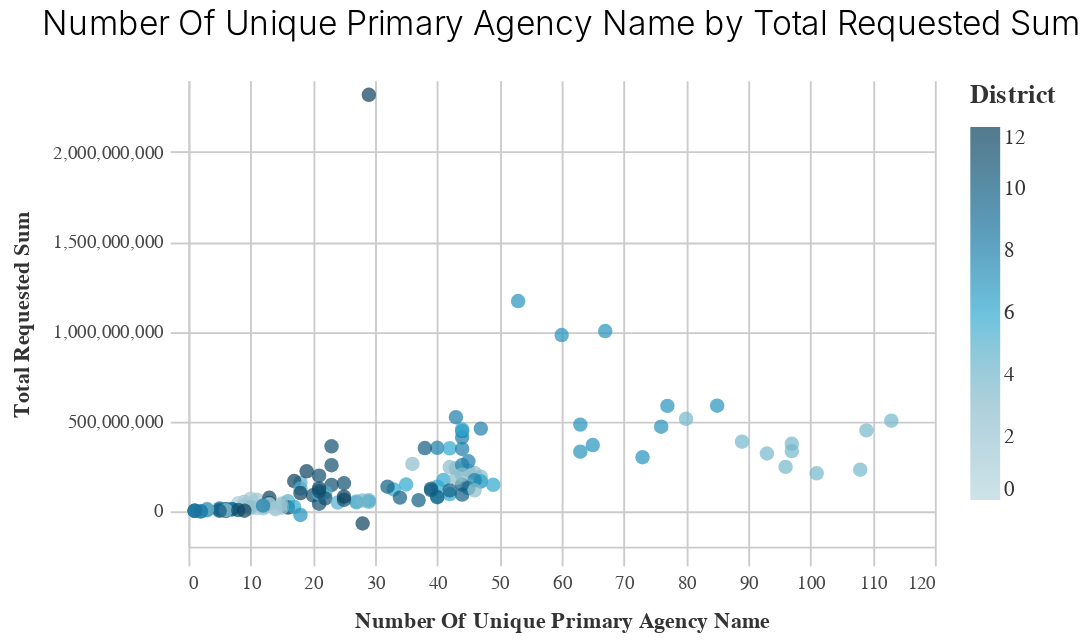

Notebook cell for this chart:
### Code cell
_dla_utils.basic_scatter_chart(df1, "unique_primary_agency_name", "total_requested_sum", "dist", "subset", "")

### Figure 1 — Vega-Lite specification as saved in the notebook (floating-point values rounded to 4 significant figures; data arrays with more than 128 entries replaced by an {"elided": "..."} marker saying what was removed)
{"width": 400, "height": 250, "background": "white", "config": {"title": {"fontSize": 18, "font": "Raleway", "anchor": "middle", "fontColor": "#333", "fontWeight": 300, "offset": 20}, "header": {"labelFont": "Nunito Sans", "titleFont": "Raleway"}, "axis": {"domain": true, "domainColor": "#cbcbcb", "grid": true, "gridColor": "#cbcbcb", "gridWidth": 1, "labelColor": "#474747", "labelFontSize": 10, "titleColor": "#333", "tickColor": "#cbcbcb", "tickSize": 10, "titleFontSize": 12, "titlePadding": 10, "labelPadding": 4, "labelFont": "Nunito Sans", "titleFont": "Raleway"}, "axisBand": {"grid": false}, "range": {"category_bright": ["#2EA8CE", "#EB9F3C", "#F4D837", "#51BF9D", "#8CBCCB", "#9487C0"], "category_bold": ["#136C97", "#E16B26", "#F6BF16", "#00896B", "#7790A3", "#5B559C"], "diverging": ["#E16B26", "#EB9F3C", "#f6e7e1", "#8CBCCB", "#2EA8CE", "#136C97"], "sequential": ["#B9D6DF", "#8CBCCB", "#2EA8CE", "#136C97", "#0B405B"]}, "legend": {"labelFont": "Nunito Sans", "labelFontSize": 11, "symbolType": "square", "symbolSize": 30, "titleFont": "Raleway", "titleFontSize": 14, "titlePadding": 10, "padding": 1, "orient": "right", "labelLimit": 0, "labelColor": "#333", "titleColor": "#333"}, "view": {"stroke": "transparent"}, "group": {"fill": "white"}, "arc": {"fill": "#8CBCCB"}, "area": {"fill": "#8CBCCB"}, "line": {"stroke": "#8CBCCB", "strokeWidth": 2}, "trail": {"color": "#8CBCCB", "stroke": "#8CBCCB", "strokeWidth": 0, "size": 1}, "path": {"stroke": "#8CBCCB", "strokeWidth": 0.5}, "rect": {"fill": "#8CBCCB"}, "point": {"filled": true, "shape": "circle"}, "shape": {"stroke": "#8CBCCB"}, "text": {"font": "Nunito Sans", "color": "#8CBCCB", "fontSize": 11, "align": "center", "fontWeight": 400, "size": 11}, "bar": {"binSpacing": 2, "fill": "#8CBCCB", "stroke": false}, "background": "white", "font": "Raleway"}, "data": {"name": "data-2aeca6f742060d2d7a6a78fa22a60a62"}, "mark": {"type": "circle", "size": 60}, "encoding": {"color": {"field": "dist", "legend": {"title": "District"}, "scale": {"range": ["#B9D6DF", "#8CBCCB", "#2EA8CE", "#136C97", "#0B405B"]}, "type": "quantitative"}, "x": {"field": "unique_primary_agency_name", "title": "Number Of Unique Primary Agency Name", "type": "quantitative"}, "y": {"field": "total_requested_sum", "title": "Total Requested Sum", "type": "quantitative"}}, "title": "Number Of Unique Primary Agency Name by Total Requested Sum", "$schema": "https://vega.github.io/schema/vega-lite/v5.8.0.json", "datasets": {"data-2aeca6f742060d2d7a6a78fa22a60a62": {"elided": "147 records"}}}
